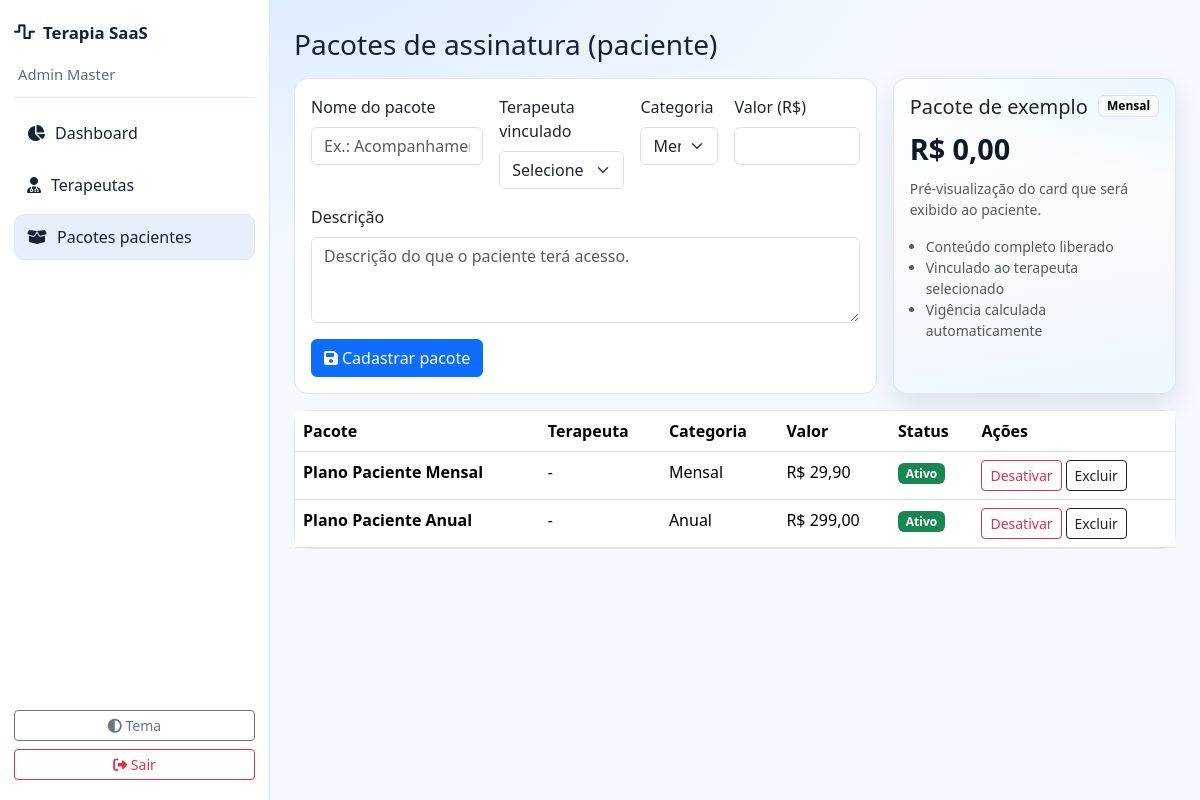
The app's page /dashboard.php?action=patient-packages (signed in) with its own data.
### tables this page shows
CREATE TABLE IF NOT EXISTS plans (
  id INT AUTO_INCREMENT PRIMARY KEY,
  target ENUM('therapist','patient') NOT NULL,
  therapist_id INT NULL,
  name VARCHAR(100) NOT NULL,
  description_text TEXT NULL,
  billing_cycle ENUM('mensal','semestral','anual') NOT NULL,
  price DECIMAL(10,2) NOT NULL,
  is_active TINYINT(1) NOT NULL DEFAULT 1,
  updated_at DATETIME DEFAULT CURRENT_TIMESTAMP ON UPDATE CURRENT_TIMESTAMP,
  INDEX idx_plans_target(target),
  INDEX idx_plans_therapist(therapist_id),
  FOREIGN KEY (therapist_id) REFERENCES users(id) ON DELETE SET NULL,
  created_at DATETIME DEFAULT CURRENT_TIMESTAMP
);

### classes/Controller.php (called while the page is built, shortened)
<?php
abstract class Controller
{
    protected function view(string $view, array $data = []): void
    {
        $file = dirname(__DIR__) . '/app/views/' . $view . '.php';
        extract($data);
        require $file;
    }
}

### app/controllers/AdminController.php (called while the page is built, shortened)
<?php
class AdminController extends Controller
{
    private User $userModel;
    private Plan $planModel;
    public function __construct()
    {
        $this->userModel = new User();
        $this->planModel = new Plan();
    }
    public function patientPackages(): void
    {
        $this->view('admin/packages/index', [
            'appUrl' => Config::get('APP_URL', ''),
            'therapists' => $this->userModel->listTherapists(),
            'packages' => $this->planModel->listPatientPlansForAdmin(),
        ]);
    }
}

### helpers/Auth.php (called while the page is built, shortened)
<?php
class Auth
{
    public static function role(): ?string
    {
        return $_SESSION['user_role'] ?? null;
    }
    public static function name(): ?string
    {
        return $_SESSION['user_name'] ?? null;
    }
}

### config/Database.php (called while the page is built, shortened)
<?php
class Database
{
    private static ?Database $instance = null;
    private PDO $connection;
    private function __construct()
    {
        $host = Config::get('DB_HOST', '127.0.0.1');
        $port = Config::get('DB_PORT', '3306');
        $db = Config::get('DB_DATABASE', 'terapia');
        $user = Config::get('DB_USERNAME', 'root');
        $pass = Config::get('DB_PASSWORD', '');
        $charset = Config::get('DB_CHARSET', 'utf8mb4');
        $dsn = "mysql:host={$host};port={$port};dbname={$db};charset={$charset}";
        try {
            $this->connection = new PDO($dsn, $user, $pass, [
                PDO::ATTR_ERRMODE => PDO::ERRMODE_EXCEPTION,
                PDO::ATTR_DEFAULT_FETCH_MODE => PDO::FETCH_ASSOC,
                PDO::ATTR_EMULATE_PREPARES => false,
            ]);
        } catch (PDOException $e) {
            throw new \RuntimeException('Falha de conexao com banco: ' . $e->getMessage());
        }
    }
    public static function getInstance(): self
    {
        if (!self::$instance) {
            self::$instance = new self();
        }
        return self::$instance;
    }
    public function query(string $sql, array $params = []): \PDOStatement|false
    {
        try {
            $stmt = $this->connection->prepare($sql);
            $stmt->execute($params);
            return $stmt;
        } catch (PDOException $e) {
            error_log('[DB] ' . $e->getMessage());
            return false;
        }
    }
}

### config/Config.php (called while the page is built, shortened)
<?php
class Config
{
    public static function get(string $key, mixed $default = null): mixed
    {
        return $_ENV[$key] ?? $default;
    }
}

### classes/Model.php (called while the page is built, shortened)
<?php
abstract class Model
{
    protected function query(string $sql, array $params = []): \PDOStatement|false
    {
        return Database::getInstance()->query($sql, $params);
    }
}

### app/models/Plan.php (called while the page is built, shortened)
<?php
class Plan extends Model
{
    public function listPatientPlansForAdmin(): array
    {
        $stmt = $this->query(
            "SELECT p.*, u.name AS therapist_name
             FROM plans p
             LEFT JOIN users u ON u.id = p.therapist_id
             WHERE p.target = 'patient'
             ORDER BY p.created_at DESC"
        );
        return $stmt->fetchAll();
    }
}

### app/views/admin/packages/index.php (the view, shortened to what this page needs)
<?php $title = 'Pacotes de Pacientes'; include __DIR__ . '/../../partials/header.php'; include __DIR__ . '/../../partials/nav.php'; ?>
<div class="page-wrap">
  <div class="d-flex justify-content-between align-items-center mb-3 flex-wrap gap-2">
    <h3 class="mb-0">Pacotes de assinatura (paciente)</h3>
  </div>
  <div class="row g-3 mb-3">
    <div class="col-lg-8">
      <div class="card h-100">
    <div class="card-body">
      <form method="POST" action="<?php echo $appUrl; ?>/dashboard.php?action=patient-packages-store" class="row g-3">
        <div class="col-md-4">
          <label class="form-label">Nome do pacote</label>
          <input type="text" class="form-control" name="name" id="pkgNameInput" required maxlength="100" placeholder="Ex.: Acompanhamento Essencial">
        </div>
        <div class="col-md-3">
          <label class="form-label">Terapeuta vinculado</label>
          <select class="form-select" name="therapist_id" required>
            <option value="">Selecione</option>
          </select>
        </div>
        <div class="col-md-2">
          <label class="form-label">Categoria</label>
          <select class="form-select" name="billing_cycle" id="pkgCycleInput" required>
            <option value="mensal">Mensal</option>
          </select>
        </div>
        <div class="col-md-3">
          <label class="form-label">Valor (R$)</label>
          <input type="number" class="form-control" name="price" id="pkgPriceInput" min="0.01" step="0.01" required>
        </div>
        <div class="col-12">
          <label class="form-label">Descrição</label>
          <textarea class="form-control" rows="3" name="description_text" id="pkgDescInput" maxlength="1000" placeholder="Descrição do que o paciente terá acesso."></textarea>
        </div>
        <div class="col-12">
          <button type="submit" class="btn btn-primary"><i class="fa-solid fa-floppy-disk me-1"></i>Cadastrar pacote</button>
        </div>
      </form>
    </div>
  </div>
    </div>
    <div class="col-lg-4">
      <article class="card h-100 patient-subscription-card" id="packagePreviewCard">
        <div class="card-body d-flex flex-column">
          <div class="d-flex justify-content-between align-items-start gap-2 mb-2">
            <h5 class="mb-0" id="previewName">Pacote de exemplo</h5>
            <span class="badge text-bg-light border" id="previewCycle">Mensal</span>
          </div>
          <div class="patient-subscription-price mb-2" id="previewPrice">R$ 0,00</div>
          <p class="text-muted small mb-3" id="previewDescription">Pré-visualização do card que será exibido ao paciente.</p>
          <ul class="small text-muted mb-0 ps-3">
            <li>Conteúdo completo liberado</li>
            <li>Vinculado ao terapeuta selecionado</li>
            <li>Vigência calculada automaticamente</li>
          </ul>
        </div>
      </article>
    </div>
  </div>
  <div class="card">
    <div class="table-responsive">
      <table class="table mb-0">
        <thead>
          <tr>
            <th>Pacote</th>
            <th>Terapeuta</th>
            <th>Categoria</th>
            <th>Valor</th>
            <th>Status</th>
            <th>Ações</th>
          </tr>
        </thead>
        <tbody>
          <?php if (empty($packages)): ?>
            <tr><td colspan="6" class="text-center py-4 text-muted">Nenhum pacote cadastrado.</td></tr>
          <?php else: ?>
            <?php foreach ($packages as $package): ?>
              <?php $isActive = (int) ($package['is_active'] ?? 0) === 1; ?>
              <tr>
                <td>
                  <div class="fw-semibold"><?php echo htmlspecialchars((string) ($package['name'] ?? '')); ?></div>
                </td>
                <td><?php echo htmlspecialchars((string) ($package['therapist_name'] ?? '-')); ?></td>
                <td><?php echo htmlspecialchars(ucfirst((string) ($package['billing_cycle'] ?? 'mensal'))); ?></td>
                <td>R$ <?php echo number_format((float) ($package['price'] ?? 0), 2, ',', '.'); ?></td>
                <td>
                  <span class="badge <?php echo $isActive ? 'text-bg-success' : 'text-bg-secondary'; ?>">
                    <?php echo $isActive ? 'Ativo' : 'Inativo'; ?>
                  </span>
                </td>
                <td>
                  <div class="d-flex gap-1">
                    <form method="POST" action="<?php echo $appUrl; ?>/dashboard.php?action=patient-packages-toggle-status" class="m-0">
                    <button class="btn btn-sm <?php echo $isActive ? 'btn-outline-danger' : 'btn-outline-success'; ?>" type="submit">
                      <?php echo $isActive ? 'Desativar' : 'Ativar'; ?>
                    </button>
                  </form>
                    <form method="POST" action="<?php echo $appUrl; ?>/dashboard.php?action=patient-packages-delete" class="m-0">
                      <button class="btn btn-sm btn-outline-dark" type="submit">Excluir</button>
                    </form>
                  </div>
                </td>
              </tr>
            <?php endforeach; ?>
          <?php endif; ?>
        </tbody>
      </table>
    </div>
  </div>
</div>
<?php include __DIR__ . '/../../partials/footer.php'; ?>

### app/views/partials/header.php (shortened to what this page needs)
<?php
$appUrl = $appUrl ?? '';
$assetBase = rtrim($appUrl, '/');
?>
<!DOCTYPE html>
<html lang="pt-BR">
<head>
  <link href="https://cdn.jsdelivr.net/npm/bootstrap@5.3.3/dist/css/bootstrap.min.css" rel="stylesheet">
  <link href="https://cdnjs.cloudflare.com/ajax/libs/font-awesome/6.5.2/css/all.min.css" rel="stylesheet">
  <link href="https://cdn.quilljs.com/1.3.6/quill.snow.css" rel="stylesheet">
  <link href="<?php echo $assetBase; ?>/public/css/app.css" rel="stylesheet">
</head>
<body class="app-body">

### app/views/partials/nav.php (shortened to what this page needs)
<div class="app-layout">
  <?php require __DIR__ . '/sidebar.php'; ?>
  <main class="app-content">

### app/views/partials/sidebar.php (shortened to what this page needs)
<?php
$currentAction = $_GET['action'] ?? '';
$role = (string) Auth::role();
?>
<aside class="app-sidebar">
  <div class="sidebar-brand">
    <i class="fa-solid fa-wave-square"></i>
    <span>Terapia SaaS</span>
  </div>
  <div class="sidebar-user"><?php echo htmlspecialchars((string) Auth::name()); ?></div>
  <nav class="sidebar-nav">
    <?php if ($role === 'super_admin'): ?>
      <a class="sidebar-link <?php echo $currentAction === 'admin-dashboard' ? 'active' : ''; ?>" href="<?php echo $appUrl; ?>/dashboard.php?action=admin-dashboard"><i class="fa-solid fa-chart-pie"></i><span>Dashboard</span></a>
      <a class="sidebar-link <?php echo str_starts_with($currentAction, 'therapists') ? 'active' : ''; ?>" href="<?php echo $appUrl; ?>/dashboard.php?action=therapists"><i class="fa-solid fa-user-doctor"></i><span>Terapeutas</span></a>
      <a class="sidebar-link <?php echo str_starts_with($currentAction, 'patient-packages') ? 'active' : ''; ?>" href="<?php echo $appUrl; ?>/dashboard.php?action=patient-packages"><i class="fa-solid fa-box-open"></i><span>Pacotes pacientes</span></a>
    <?php endif; ?>
  </nav>
  <div class="sidebar-footer">
    <button id="themeToggle" class="btn btn-sm btn-outline-secondary w-100 mb-2"><i class="fa-solid fa-circle-half-stroke"></i> Tema</button>
    <a class="btn btn-sm btn-outline-danger w-100" href="<?php echo $appUrl; ?>/index.php?action=logout"><i class="fa-solid fa-right-from-bracket"></i> Sair</a>
  </div>
</aside>

### app/views/partials/footer.php (shortened to what this page needs)
<?php if (!empty($withSidebarLayout)): ?>
	</main>
</div>
<?php endif; ?>
</body>
</html>

### public/css/app.css (style rules this page uses)
:root { --bg-main: #f5f9ff; --bg-panel: #ffffff; --text-main: #152238; --text-soft: #5d6b82; --line: #dce6f5; --accent: #1363df; --accent-soft: #8ec5ff; --sidebar-bg: #ffffff; }
* { box-sizing: border-box; }
body.app-body { margin: 0; background: radial-gradient(1200px 600px at 20% -10%, #d7e9ff 0%, transparent 60%), var(--bg-main); color: var(--text-main); font-family: "Segoe UI", "Helvetica Neue", sans-serif; }
.card { border: 1px solid var(--line); background: var(--bg-panel); border-radius: 14px; }
.app-layout { min-height: 100vh; display: grid; grid-template-columns: 270px 1fr; }
.app-sidebar { background: var(--sidebar-bg); border-right: 1px solid var(--line); padding: 20px 14px; display: flex; flex-direction: column; gap: 12px; }
.sidebar-brand { font-weight: 700; font-size: 1.05rem; display: flex; align-items: center; gap: 8px; }
.sidebar-user { color: var(--text-soft); font-size: .92rem; padding: 6px 4px 12px; border-bottom: 1px solid var(--line); }
.sidebar-nav { display: grid; gap: 6px; }
.sidebar-link { color: var(--text-main); text-decoration: none; border: 1px solid transparent; border-radius: 10px; padding: 10px 12px; display: flex; align-items: center; gap: 10px; }
.sidebar-link:hover, .sidebar-link.active { border-color: var(--line); background: rgba(19, 99, 223, .10); }
.sidebar-link i, .table-actions i, .btn i { color: currentColor; }
.sidebar-footer { margin-top: auto; }
.app-content { padding: 24px; }
.page-wrap { padding: 4px 0 36px; }
.patient-subscription-card { border: 1px solid rgba(148, 163, 184, .22); background: radial-gradient(600px 220px at 110% -10%, rgba(56, 189, 248, .14), transparent 60%), linear-gradient(170deg, #ffffff 0%, #f8fafc 52%, #eef6ff 100%); box-shadow: 0 12px 28px rgba(15, 23, 42, .1); transition: transform .25s ease, box-shadow .25s ease; }
.patient-subscription-price { font-size: clamp(1.3rem, 3vw, 1.8rem); font-weight: 800; color: #0f172a; }

### records on screen
plans: name "Plano Paciente Mensal", therapist_name "-", billing_cycle "Mensal", price "29,90", is_active "Ativo"
plans: name "Plano Paciente Anual", therapist_name "-", billing_cycle "Anual", price "299,00", is_active "Ativo"

### other values on screen
Auth::name() "Admin Master"
